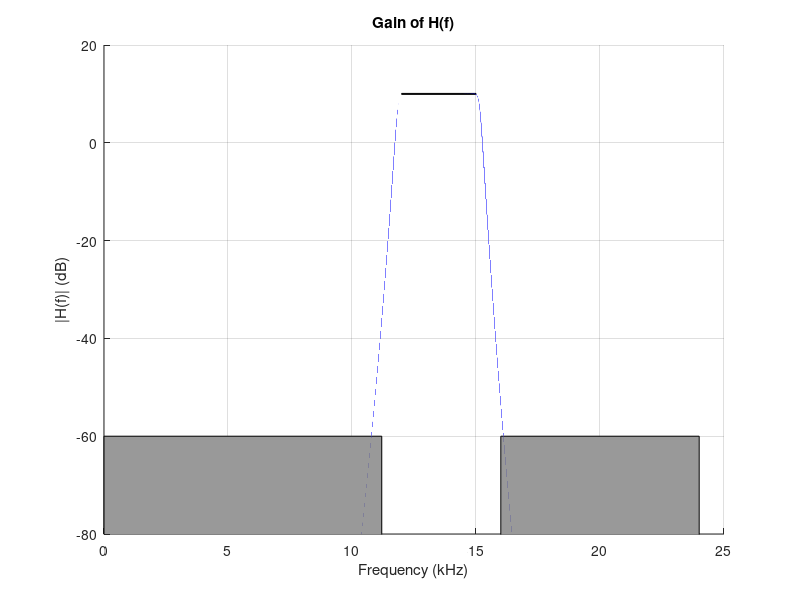

Reproduce this figure in MATLAB.
% butter_iir.m
% Authors: Christian Auspland, Matthew Blanchard, Ben Grooms, Hunter Smith
Fs = 48e3;              % Sampling Frequency
lband = (11.85e3/Fs)*2;  % Left Normalized Cutoff Frequency
rband = (15.15e3/Fs)*2;  % Right Normalized Frequency
n = 16;                 % Filter order
k = 10.^(10.05/20);      % Passband Gain

[b,a] = butter(n,[lband rband],'bandpass');

f = 0:1e-2:(Fs/2);
z = exp(1j .* 2 .* pi .* (f/Fs));
H = k .* (polyval(b, z) ./ polyval(a, z));
Hdb = 20 .* log10(abs(H));

figure(2);
% Lower stopband
patch([0  11.2 11.2 0], [-100 -100 -60 -60], [0.6 0.6 0.6]);
hold 'on';

% Passband
patch([12 15 15 12], [9.9 9.9 10.1 10.1], [0.6 0.6 0.6]);

% Upper stopband
patch([16  Fs/2/1e+3 Fs/2/1e+3 16], [-100 -100 -60 -60], [0.6 0.6 0.6]);

plot(f./1e+3, Hdb);
grid 'on';
title 'Gain of H(f)'
xlabel 'Frequency (kHz)';
ylabel '|H(f)| (dB)';
%xlim([0 Fs/2/1e+3]);
ylim([-80 20]);
